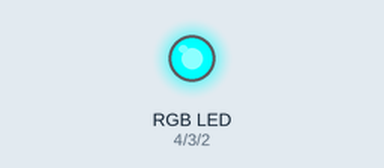
A sketch run on a simulated Arduino Uno, built with avr-gcc and run on an emulated ATmega328P. Parts: an RGB LED mixed from three pins (HIGH = lit).

Above: at 0.2 s.
At 2.2 s:
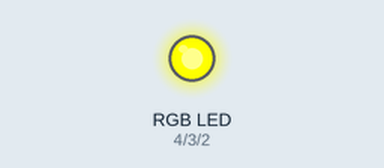
At 6.7 s:
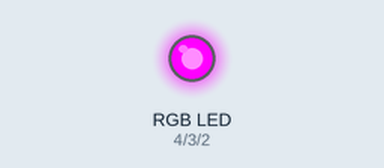
At 13.2 s:
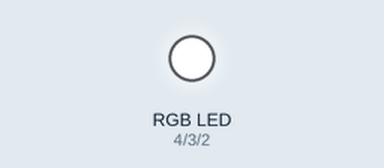
Timing chart, 0 to 13.7 s (numbered marks = the images above):
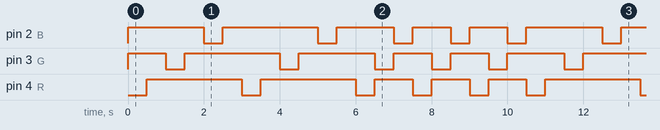

Measured:
- by itself, pin 2 (B): repeats every 10.5 s: HIGH 2.5 s, LOW 0.50 s, HIGH 1.5 s, 2 × (LOW 0.50 s, HIGH 1.0 s), LOW 0.50 s, HIGH 2.0 s, LOW 0.50 s
- by itself, pin 3 (G): repeats every 10.5 s: HIGH 2.5 s, LOW 0.50 s, HIGH 2.0 s, 2 × (LOW 0.50 s, HIGH 1.0 s), LOW 0.50 s, HIGH 1.5 s, LOW 0.50 s
- by itself, pin 4 (R): repeats every 10.5 s: LOW 0.50 s, HIGH 2.5 s, 3 × (LOW 0.50 s, HIGH 1.0 s), LOW 0.50 s, HIGH 2.5 s

The sketch:

RGB_Led.ino
```cpp
//Ders5
//                                                    RGB LED çalışması
// Katot RGB led kullanıyorum
/* R=RED Kırmızı
 * G=GREEN Yeşil
 * B=Blue Mavi
 */

#define R 4
#define G 3
#define B 2

int sure = 500;
int My =0;

void setup()
  {
     pinMode(R,OUTPUT);
     pinMode(G,OUTPUT);
     pinMode(B,OUTPUT);
     // RGB ledimin bütün ayaklarını kapatıyorum.
     digitalWrite(R,HIGH);
     digitalWrite(G,HIGH);
     digitalWrite(B,HIGH);
  }
void loop()
  {
    My++;
    if ( My >0 && My <3)// ve mantıksal kapısı &&
        {
          digitalWrite(R,LOW);//katot rgb olduğu için HIGH yerine LOW yazıyoruz
          delay(sure);
          digitalWrite(R,HIGH);
          delay(sure);
          digitalWrite(G,LOW);
          delay(sure);
          digitalWrite(G,HIGH);
          delay(sure);
          digitalWrite(B,LOW);
          delay(sure);
          digitalWrite(B,HIGH);
          delay(sure);
        }
    if ( My >2 && My <6)
        {
          digitalWrite(R,LOW);//katot rgb olduğu için HIGH yerine LOW yazıyoruz
          delay(sure);
          digitalWrite(R,HIGH);
          digitalWrite(G,LOW);
          delay(sure);
          digitalWrite(G,HIGH);
          digitalWrite(B,LOW);
          delay(sure);
          digitalWrite(B,HIGH);
        }

    if ( My == 6)// if koşulunda Eşittir çift eşittir ile çalışır.
        {
          My=0;// Bunun dışında tek eşittirdir.
        }

 }
```
